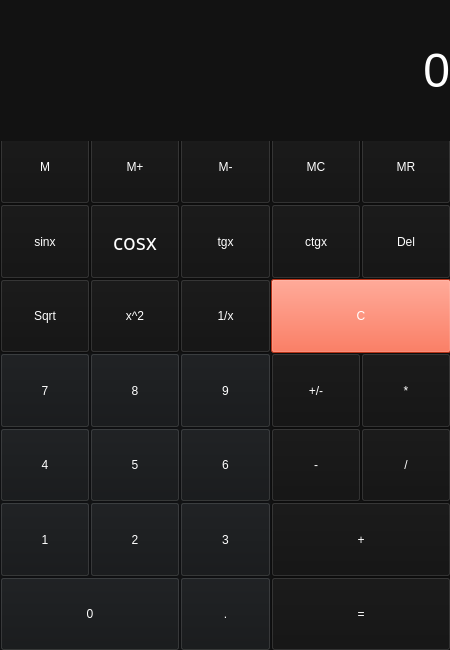
<?xml version="1.0" encoding="UTF-8"?>
<ui version="4.0">
 <class>MainWindow</class>
 <widget class="QMainWindow" name="MainWindow">
  <property name="geometry">
   <rect>
    <x>0</x>
    <y>0</y>
    <width>450</width>
    <height>650</height>
   </rect>
  </property>
  <property name="minimumSize">
   <size>
    <width>450</width>
    <height>650</height>
   </size>
  </property>
  <property name="maximumSize">
   <size>
    <width>450</width>
    <height>650</height>
   </size>
  </property>
  <property name="windowTitle">
   <string>Calculator</string>
  </property>
  <property name="styleSheet">
   <string notr="true">color: rgb(255, 255, 255);
font: 16pt &quot;Noto Sans&quot;;</string>
  </property>
  <widget class="QWidget" name="centralwidget">
   <property name="sizePolicy">
    <sizepolicy hsizetype="Fixed" vsizetype="Fixed">
     <horstretch>0</horstretch>
     <verstretch>0</verstretch>
    </sizepolicy>
   </property>
   <property name="minimumSize">
    <size>
     <width>520</width>
     <height>700</height>
    </size>
   </property>
   <property name="maximumSize">
    <size>
     <width>520</width>
     <height>700</height>
    </size>
   </property>
   <property name="styleSheet">
    <string notr="true">background-color: #121212;</string>
   </property>
   <widget class="QWidget" name="gridLayoutWidget">
    <property name="geometry">
     <rect>
      <x>0</x>
      <y>130</y>
      <width>451</width>
      <height>521</height>
     </rect>
    </property>
    <layout class="QGridLayout" name="lyot_main_panel">
     <property name="sizeConstraint">
      <enum>QLayout::SetNoConstraint</enum>
     </property>
     <property name="leftMargin">
      <number>0</number>
     </property>
     <property name="topMargin">
      <number>0</number>
     </property>
     <property name="rightMargin">
      <number>0</number>
     </property>
     <property name="bottomMargin">
      <number>0</number>
     </property>
     <property name="spacing">
      <number>0</number>
     </property>
     <item row="6" column="0">
      <widget class="QPushButton" name="btn_enter_1">
       <property name="sizePolicy">
        <sizepolicy hsizetype="Expanding" vsizetype="Expanding">
         <horstretch>0</horstretch>
         <verstretch>0</verstretch>
        </sizepolicy>
       </property>
       <property name="minimumSize">
        <size>
         <width>0</width>
         <height>0</height>
        </size>
       </property>
       <property name="maximumSize">
        <size>
         <width>300</width>
         <height>300</height>
        </size>
       </property>
       <property name="cursor">
        <cursorShape>OpenHandCursor</cursorShape>
       </property>
       <property name="styleSheet">
        <string notr="true">QPushButton:hover {
        background-color: #666;
}

QPushButton:pressed {
        background-color: #888;
}

QPushButton {
background-color: rgb(21, 23, 25);
}</string>
       </property>
       <property name="text">
        <string>1</string>
       </property>
      </widget>
     </item>
     <item row="3" column="1">
      <widget class="QPushButton" name="btn_x_squared">
       <property name="sizePolicy">
        <sizepolicy hsizetype="Expanding" vsizetype="Expanding">
         <horstretch>0</horstretch>
         <verstretch>0</verstretch>
        </sizepolicy>
       </property>
       <property name="styleSheet">
        <string notr="true">QPushButton:hover {
        background-color: #002137;
}

QPushButton:pressed {
        background-color: #0e294b;
}</string>
       </property>
       <property name="text">
        <string>x^2</string>
       </property>
      </widget>
     </item>
     <item row="7" column="3" colspan="2">
      <widget class="QPushButton" name="btn_result">
       <property name="sizePolicy">
        <sizepolicy hsizetype="Expanding" vsizetype="Expanding">
         <horstretch>0</horstretch>
         <verstretch>0</verstretch>
        </sizepolicy>
       </property>
       <property name="minimumSize">
        <size>
         <width>0</width>
         <height>0</height>
        </size>
       </property>
       <property name="maximumSize">
        <size>
         <width>300</width>
         <height>300</height>
        </size>
       </property>
       <property name="styleSheet">
        <string notr="true">QPushButton:hover {
        background-color: #002137;
}

QPushButton:pressed {
        background-color: #0e294b;
}</string>
       </property>
       <property name="text">
        <string>=</string>
       </property>
      </widget>
     </item>
     <item row="5" column="2">
      <widget class="QPushButton" name="btn_enter_6">
       <property name="sizePolicy">
        <sizepolicy hsizetype="Expanding" vsizetype="Expanding">
         <horstretch>0</horstretch>
         <verstretch>0</verstretch>
        </sizepolicy>
       </property>
       <property name="minimumSize">
        <size>
         <width>0</width>
         <height>0</height>
        </size>
       </property>
       <property name="maximumSize">
        <size>
         <width>300</width>
         <height>300</height>
        </size>
       </property>
       <property name="cursor">
        <cursorShape>OpenHandCursor</cursorShape>
       </property>
       <property name="styleSheet">
        <string notr="true">QPushButton:hover {
        background-color: #666;
}

QPushButton:pressed {
        background-color: #888;
}

QPushButton {
background-color: rgb(21, 23, 25);
}</string>
       </property>
       <property name="text">
        <string>6</string>
       </property>
      </widget>
     </item>
     <item row="3" column="2">
      <widget class="QPushButton" name="btn_1_div_x">
       <property name="sizePolicy">
        <sizepolicy hsizetype="Expanding" vsizetype="Expanding">
         <horstretch>0</horstretch>
         <verstretch>0</verstretch>
        </sizepolicy>
       </property>
       <property name="styleSheet">
        <string notr="true">QPushButton:hover {
        background-color: #002137;
}

QPushButton:pressed {
        background-color: #0e294b;
}</string>
       </property>
       <property name="text">
        <string>1/x</string>
       </property>
      </widget>
     </item>
     <item row="3" column="3" colspan="2">
      <widget class="QPushButton" name="btn_clear">
       <property name="sizePolicy">
        <sizepolicy hsizetype="Expanding" vsizetype="Expanding">
         <horstretch>0</horstretch>
         <verstretch>0</verstretch>
        </sizepolicy>
       </property>
       <property name="minimumSize">
        <size>
         <width>0</width>
         <height>0</height>
        </size>
       </property>
       <property name="maximumSize">
        <size>
         <width>300</width>
         <height>300</height>
        </size>
       </property>
       <property name="styleSheet">
        <string notr="true">QPushButton {
font: 16pt &quot;Segoe UI&quot;;
background-color: rgb(255, 71, 34);
}

QPushButton:hover {
        background-color: #320a18;
}

QPushButton:pressed {
        background-color: #45161c;
}</string>
       </property>
       <property name="text">
        <string>C</string>
       </property>
      </widget>
     </item>
     <item row="0" column="4">
      <widget class="QPushButton" name="btn_MR">
       <property name="sizePolicy">
        <sizepolicy hsizetype="Expanding" vsizetype="Expanding">
         <horstretch>0</horstretch>
         <verstretch>0</verstretch>
        </sizepolicy>
       </property>
       <property name="styleSheet">
        <string notr="true">QPushButton:hover {
        background-color: #002137;
}

QPushButton:pressed {
        background-color: #0e294b;
}</string>
       </property>
       <property name="text">
        <string>MR</string>
       </property>
      </widget>
     </item>
     <item row="0" column="0">
      <widget class="QPushButton" name="btn_M">
       <property name="sizePolicy">
        <sizepolicy hsizetype="Expanding" vsizetype="Expanding">
         <horstretch>0</horstretch>
         <verstretch>0</verstretch>
        </sizepolicy>
       </property>
       <property name="styleSheet">
        <string notr="true">QPushButton:hover {
        background-color: #002137;
}

QPushButton:pressed {
        background-color: #0e294b;
}</string>
       </property>
       <property name="text">
        <string>M</string>
       </property>
      </widget>
     </item>
     <item row="4" column="3">
      <widget class="QPushButton" name="btn_change_number_sign">
       <property name="sizePolicy">
        <sizepolicy hsizetype="Expanding" vsizetype="Expanding">
         <horstretch>0</horstretch>
         <verstretch>0</verstretch>
        </sizepolicy>
       </property>
       <property name="minimumSize">
        <size>
         <width>0</width>
         <height>0</height>
        </size>
       </property>
       <property name="maximumSize">
        <size>
         <width>300</width>
         <height>300</height>
        </size>
       </property>
       <property name="styleSheet">
        <string notr="true">QPushButton:hover {
        background-color: #002137;
}

QPushButton:pressed {
        background-color: #0e294b;
}


</string>
       </property>
       <property name="text">
        <string>+/-</string>
       </property>
      </widget>
     </item>
     <item row="5" column="3">
      <widget class="QPushButton" name="btn_minus">
       <property name="sizePolicy">
        <sizepolicy hsizetype="Expanding" vsizetype="Expanding">
         <horstretch>0</horstretch>
         <verstretch>0</verstretch>
        </sizepolicy>
       </property>
       <property name="minimumSize">
        <size>
         <width>0</width>
         <height>0</height>
        </size>
       </property>
       <property name="maximumSize">
        <size>
         <width>300</width>
         <height>300</height>
        </size>
       </property>
       <property name="styleSheet">
        <string notr="true">QPushButton:hover {
        background-color: #002137;
}

QPushButton:pressed {
        background-color: #0e294b;
}

</string>
       </property>
       <property name="text">
        <string>-</string>
       </property>
      </widget>
     </item>
     <item row="7" column="0" colspan="2">
      <widget class="QPushButton" name="btn_enter_0">
       <property name="sizePolicy">
        <sizepolicy hsizetype="Expanding" vsizetype="Expanding">
         <horstretch>0</horstretch>
         <verstretch>0</verstretch>
        </sizepolicy>
       </property>
       <property name="minimumSize">
        <size>
         <width>0</width>
         <height>0</height>
        </size>
       </property>
       <property name="maximumSize">
        <size>
         <width>300</width>
         <height>300</height>
        </size>
       </property>
       <property name="cursor">
        <cursorShape>OpenHandCursor</cursorShape>
       </property>
       <property name="styleSheet">
        <string notr="true">QPushButton:hover {
        background-color: #666;
}

QPushButton:pressed {
        background-color: #888;
}

QPushButton {
background-color: rgb(21, 23, 25);
}</string>
       </property>
       <property name="text">
        <string>0</string>
       </property>
      </widget>
     </item>
     <item row="7" column="2">
      <widget class="QPushButton" name="btn_enter_delimetr">
       <property name="sizePolicy">
        <sizepolicy hsizetype="Expanding" vsizetype="Expanding">
         <horstretch>0</horstretch>
         <verstretch>0</verstretch>
        </sizepolicy>
       </property>
       <property name="minimumSize">
        <size>
         <width>0</width>
         <height>0</height>
        </size>
       </property>
       <property name="maximumSize">
        <size>
         <width>300</width>
         <height>300</height>
        </size>
       </property>
       <property name="styleSheet">
        <string notr="true">QPushButton:hover {
        background-color: #666;
}

QPushButton:pressed {
        background-color: #888;
}

QPushButton {
background-color: rgb(21, 23, 25);
}</string>
       </property>
       <property name="text">
        <string>.</string>
       </property>
      </widget>
     </item>
     <item row="4" column="4">
      <widget class="QPushButton" name="btn_multiplication">
       <property name="sizePolicy">
        <sizepolicy hsizetype="Expanding" vsizetype="Expanding">
         <horstretch>0</horstretch>
         <verstretch>0</verstretch>
        </sizepolicy>
       </property>
       <property name="minimumSize">
        <size>
         <width>0</width>
         <height>0</height>
        </size>
       </property>
       <property name="maximumSize">
        <size>
         <width>300</width>
         <height>300</height>
        </size>
       </property>
       <property name="styleSheet">
        <string notr="true">QPushButton:hover {
        background-color: #002137;
}

QPushButton:pressed {
        background-color: #0e294b;
}</string>
       </property>
       <property name="text">
        <string>*</string>
       </property>
      </widget>
     </item>
     <item row="1" column="0">
      <widget class="QPushButton" name="btn_sinx">
       <property name="sizePolicy">
        <sizepolicy hsizetype="Expanding" vsizetype="Expanding">
         <horstretch>0</horstretch>
         <verstretch>0</verstretch>
        </sizepolicy>
       </property>
       <property name="styleSheet">
        <string notr="true">QPushButton:hover {
        background-color: #002137;
}

QPushButton:pressed {
        background-color: #0e294b;
}</string>
       </property>
       <property name="text">
        <string>sinx</string>
       </property>
      </widget>
     </item>
     <item row="4" column="2">
      <widget class="QPushButton" name="btn_enter_9">
       <property name="sizePolicy">
        <sizepolicy hsizetype="Expanding" vsizetype="Expanding">
         <horstretch>0</horstretch>
         <verstretch>0</verstretch>
        </sizepolicy>
       </property>
       <property name="minimumSize">
        <size>
         <width>0</width>
         <height>0</height>
        </size>
       </property>
       <property name="maximumSize">
        <size>
         <width>300</width>
         <height>300</height>
        </size>
       </property>
       <property name="cursor">
        <cursorShape>OpenHandCursor</cursorShape>
       </property>
       <property name="styleSheet">
        <string notr="true">QPushButton:hover {
        background-color: #666;
}

QPushButton:pressed {
        background-color: #888;
}

QPushButton {
background-color: rgb(21, 23, 25);
}</string>
       </property>
       <property name="text">
        <string>9</string>
       </property>
      </widget>
     </item>
     <item row="1" column="4">
      <widget class="QPushButton" name="btn_backspace">
       <property name="enabled">
        <bool>true</bool>
       </property>
       <property name="sizePolicy">
        <sizepolicy hsizetype="Expanding" vsizetype="Expanding">
         <horstretch>0</horstretch>
         <verstretch>0</verstretch>
        </sizepolicy>
       </property>
       <property name="minimumSize">
        <size>
         <width>0</width>
         <height>0</height>
        </size>
       </property>
       <property name="maximumSize">
        <size>
         <width>300</width>
         <height>300</height>
        </size>
       </property>
       <property name="baseSize">
        <size>
         <width>0</width>
         <height>0</height>
        </size>
       </property>
       <property name="styleSheet">
        <string notr="true">QPushButton:hover {
        background-color: #320a18;
}

QPushButton:pressed {
        background-color: #45161c;
}</string>
       </property>
       <property name="text">
        <string>Del</string>
       </property>
      </widget>
     </item>
     <item row="5" column="4">
      <widget class="QPushButton" name="btn_division">
       <property name="sizePolicy">
        <sizepolicy hsizetype="Expanding" vsizetype="Expanding">
         <horstretch>0</horstretch>
         <verstretch>0</verstretch>
        </sizepolicy>
       </property>
       <property name="minimumSize">
        <size>
         <width>0</width>
         <height>0</height>
        </size>
       </property>
       <property name="maximumSize">
        <size>
         <width>300</width>
         <height>300</height>
        </size>
       </property>
       <property name="styleSheet">
        <string notr="true">QPushButton:hover {
        background-color: #002137;
}

QPushButton:pressed {
        background-color: #0e294b;
}</string>
       </property>
       <property name="text">
        <string>/</string>
       </property>
      </widget>
     </item>
     <item row="6" column="2">
      <widget class="QPushButton" name="btn_enter_3">
       <property name="sizePolicy">
        <sizepolicy hsizetype="Expanding" vsizetype="Expanding">
         <horstretch>0</horstretch>
         <verstretch>0</verstretch>
        </sizepolicy>
       </property>
       <property name="minimumSize">
        <size>
         <width>0</width>
         <height>0</height>
        </size>
       </property>
       <property name="maximumSize">
        <size>
         <width>300</width>
         <height>300</height>
        </size>
       </property>
       <property name="cursor">
        <cursorShape>OpenHandCursor</cursorShape>
       </property>
       <property name="styleSheet">
        <string notr="true">QPushButton:hover {
        background-color: #666;
}

QPushButton:pressed {
        background-color: #888;
}

QPushButton {
background-color: rgb(21, 23, 25);
}</string>
       </property>
       <property name="text">
        <string>3</string>
       </property>
      </widget>
     </item>
     <item row="0" column="3">
      <widget class="QPushButton" name="btn_MC">
       <property name="sizePolicy">
        <sizepolicy hsizetype="Expanding" vsizetype="Ignored">
         <horstretch>0</horstretch>
         <verstretch>0</verstretch>
        </sizepolicy>
       </property>
       <property name="styleSheet">
        <string notr="true">QPushButton:hover {
        background-color: #002137;
}

QPushButton:pressed {
        background-color: #0e294b;
}</string>
       </property>
       <property name="text">
        <string>MC</string>
       </property>
      </widget>
     </item>
     <item row="5" column="0">
      <widget class="QPushButton" name="btn_enter_4">
       <property name="sizePolicy">
        <sizepolicy hsizetype="Expanding" vsizetype="Expanding">
         <horstretch>0</horstretch>
         <verstretch>0</verstretch>
        </sizepolicy>
       </property>
       <property name="minimumSize">
        <size>
         <width>0</width>
         <height>0</height>
        </size>
       </property>
       <property name="maximumSize">
        <size>
         <width>300</width>
         <height>300</height>
        </size>
       </property>
       <property name="cursor">
        <cursorShape>OpenHandCursor</cursorShape>
       </property>
       <property name="styleSheet">
        <string notr="true">QPushButton:hover {
        background-color: #666;
}

QPushButton:pressed {
        background-color: #888;
}

QPushButton {
background-color: rgb(21, 23, 25);
}</string>
       </property>
       <property name="text">
        <string>4</string>
       </property>
      </widget>
     </item>
     <item row="5" column="1">
      <widget class="QPushButton" name="btn_enter_5">
       <property name="sizePolicy">
        <sizepolicy hsizetype="Expanding" vsizetype="Expanding">
         <horstretch>0</horstretch>
         <verstretch>0</verstretch>
        </sizepolicy>
       </property>
       <property name="minimumSize">
        <size>
         <width>0</width>
         <height>0</height>
        </size>
       </property>
       <property name="maximumSize">
        <size>
         <width>300</width>
         <height>300</height>
        </size>
       </property>
       <property name="cursor">
        <cursorShape>OpenHandCursor</cursorShape>
       </property>
       <property name="styleSheet">
        <string notr="true">QPushButton:hover {
        background-color: #666;
}

QPushButton:pressed {
        background-color: #888;
}

QPushButton {
background-color: rgb(21, 23, 25);
}</string>
       </property>
       <property name="text">
        <string>5</string>
       </property>
      </widget>
     </item>
     <item row="1" column="3">
      <widget class="QPushButton" name="btn_ctgx">
       <property name="sizePolicy">
        <sizepolicy hsizetype="Expanding" vsizetype="Expanding">
         <horstretch>0</horstretch>
         <verstretch>0</verstretch>
        </sizepolicy>
       </property>
       <property name="styleSheet">
        <string notr="true">QPushButton:hover {
        background-color: #002137;
}

QPushButton:pressed {
        background-color: #0e294b;
}</string>
       </property>
       <property name="text">
        <string>ctgx</string>
       </property>
      </widget>
     </item>
     <item row="6" column="1">
      <widget class="QPushButton" name="btn_enter_2">
       <property name="sizePolicy">
        <sizepolicy hsizetype="Expanding" vsizetype="Expanding">
         <horstretch>0</horstretch>
         <verstretch>0</verstretch>
        </sizepolicy>
       </property>
       <property name="minimumSize">
        <size>
         <width>0</width>
         <height>0</height>
        </size>
       </property>
       <property name="maximumSize">
        <size>
         <width>300</width>
         <height>300</height>
        </size>
       </property>
       <property name="cursor">
        <cursorShape>OpenHandCursor</cursorShape>
       </property>
       <property name="styleSheet">
        <string notr="true">QPushButton:hover {
        background-color: #666;
}

QPushButton:pressed {
        background-color: #888;
}

QPushButton {
background-color: rgb(21, 23, 25);
}</string>
       </property>
       <property name="text">
        <string>2</string>
       </property>
      </widget>
     </item>
     <item row="3" column="0">
      <widget class="QPushButton" name="btn_sqrt">
       <property name="sizePolicy">
        <sizepolicy hsizetype="Expanding" vsizetype="Expanding">
         <horstretch>0</horstretch>
         <verstretch>0</verstretch>
        </sizepolicy>
       </property>
       <property name="styleSheet">
        <string notr="true">QPushButton:hover {
        background-color: #002137;
}

QPushButton:pressed {
        background-color: #0e294b;
}</string>
       </property>
       <property name="text">
        <string>Sqrt</string>
       </property>
      </widget>
     </item>
     <item row="0" column="2">
      <widget class="QPushButton" name="btn_M_minus">
       <property name="sizePolicy">
        <sizepolicy hsizetype="Expanding" vsizetype="MinimumExpanding">
         <horstretch>0</horstretch>
         <verstretch>0</verstretch>
        </sizepolicy>
       </property>
       <property name="styleSheet">
        <string notr="true">QPushButton:hover {
        background-color: #002137;
}

QPushButton:pressed {
        background-color: #0e294b;
}</string>
       </property>
       <property name="text">
        <string>M-</string>
       </property>
      </widget>
     </item>
     <item row="0" column="1">
      <widget class="QPushButton" name="btn_M_plus">
       <property name="sizePolicy">
        <sizepolicy hsizetype="Expanding" vsizetype="MinimumExpanding">
         <horstretch>0</horstretch>
         <verstretch>0</verstretch>
        </sizepolicy>
       </property>
       <property name="styleSheet">
        <string notr="true">QPushButton:hover {
        background-color: #002137;
}

QPushButton:pressed {
        background-color: #0e294b;
}</string>
       </property>
       <property name="text">
        <string>M+</string>
       </property>
      </widget>
     </item>
     <item row="6" column="3" colspan="2">
      <widget class="QPushButton" name="btn_sum">
       <property name="sizePolicy">
        <sizepolicy hsizetype="Expanding" vsizetype="Expanding">
         <horstretch>0</horstretch>
         <verstretch>0</verstretch>
        </sizepolicy>
       </property>
       <property name="minimumSize">
        <size>
         <width>0</width>
         <height>0</height>
        </size>
       </property>
       <property name="maximumSize">
        <size>
         <width>300</width>
         <height>300</height>
        </size>
       </property>
       <property name="styleSheet">
        <string notr="true">QPushButton:hover {
        background-color: #002137;
}

QPushButton:pressed {
        background-color: #0e294b;
}</string>
       </property>
       <property name="text">
        <string>+</string>
       </property>
      </widget>
     </item>
     <item row="1" column="1">
      <widget class="QPushButton" name="btn_cosx">
       <property name="sizePolicy">
        <sizepolicy hsizetype="Expanding" vsizetype="Expanding">
         <horstretch>0</horstretch>
         <verstretch>0</verstretch>
        </sizepolicy>
       </property>
       <property name="font">
        <font>
         <family>Noto Sans</family>
         <pointsize>16</pointsize>
         <italic>false</italic>
         <bold>false</bold>
        </font>
       </property>
       <property name="styleSheet">
        <string notr="true">QPushButton:hover {
        background-color: #002137;
}

QPushButton:pressed {
        background-color: #0e294b;
}</string>
       </property>
       <property name="text">
        <string>cosx</string>
       </property>
      </widget>
     </item>
     <item row="4" column="1">
      <widget class="QPushButton" name="btn_enter_8">
       <property name="sizePolicy">
        <sizepolicy hsizetype="Expanding" vsizetype="Expanding">
         <horstretch>0</horstretch>
         <verstretch>0</verstretch>
        </sizepolicy>
       </property>
       <property name="minimumSize">
        <size>
         <width>0</width>
         <height>0</height>
        </size>
       </property>
       <property name="maximumSize">
        <size>
         <width>300</width>
         <height>300</height>
        </size>
       </property>
       <property name="cursor">
        <cursorShape>OpenHandCursor</cursorShape>
       </property>
       <property name="styleSheet">
        <string notr="true">QPushButton:hover {
        background-color: #666;
}

QPushButton:pressed {
        background-color: #888;
}

QPushButton {
background-color: rgb(21, 23, 25);
}</string>
       </property>
       <property name="text">
        <string>8</string>
       </property>
      </widget>
     </item>
     <item row="1" column="2">
      <widget class="QPushButton" name="btn_tgx">
       <property name="sizePolicy">
        <sizepolicy hsizetype="Expanding" vsizetype="Expanding">
         <horstretch>0</horstretch>
         <verstretch>0</verstretch>
        </sizepolicy>
       </property>
       <property name="styleSheet">
        <string notr="true">QPushButton:hover {
        background-color: #002137;
}

QPushButton:pressed {
        background-color: #0e294b;
}</string>
       </property>
       <property name="text">
        <string>tgx</string>
       </property>
      </widget>
     </item>
     <item row="4" column="0">
      <widget class="QPushButton" name="btn_enter_7">
       <property name="sizePolicy">
        <sizepolicy hsizetype="Expanding" vsizetype="Expanding">
         <horstretch>0</horstretch>
         <verstretch>0</verstretch>
        </sizepolicy>
       </property>
       <property name="minimumSize">
        <size>
         <width>0</width>
         <height>0</height>
        </size>
       </property>
       <property name="maximumSize">
        <size>
         <width>300</width>
         <height>300</height>
        </size>
       </property>
       <property name="cursor">
        <cursorShape>OpenHandCursor</cursorShape>
       </property>
       <property name="styleSheet">
        <string notr="true">QPushButton:hover {
        background-color: #666;
}

QPushButton:pressed {
        background-color: #888;
}

QPushButton {
background-color: rgb(21, 23, 25);
}</string>
       </property>
       <property name="text">
        <string>7</string>
       </property>
      </widget>
     </item>
    </layout>
   </widget>
   <widget class="QLabel" name="lbl_display">
    <property name="geometry">
     <rect>
      <x>0</x>
      <y>0</y>
      <width>450</width>
      <height>141</height>
     </rect>
    </property>
    <property name="sizePolicy">
     <sizepolicy hsizetype="Preferred" vsizetype="Expanding">
      <horstretch>0</horstretch>
      <verstretch>0</verstretch>
     </sizepolicy>
    </property>
    <property name="minimumSize">
     <size>
      <width>450</width>
      <height>0</height>
     </size>
    </property>
    <property name="maximumSize">
     <size>
      <width>450</width>
      <height>500</height>
     </size>
    </property>
    <property name="font">
     <font>
      <family>Segoe UI</family>
      <pointsize>36</pointsize>
      <italic>false</italic>
      <bold>false</bold>
      <kerning>true</kerning>
     </font>
    </property>
    <property name="styleSheet">
     <string notr="true">background-color: #121212;
font: 36pt &quot;Segoe UI&quot;;
color: rgb(255, 255, 255);

</string>
    </property>
    <property name="text">
     <string>0</string>
    </property>
    <property name="alignment">
     <set>Qt::AlignRight|Qt::AlignTrailing|Qt::AlignVCenter</set>
    </property>
   </widget>
  </widget>
 </widget>
 <resources/>
 <connections/>
</ui>
